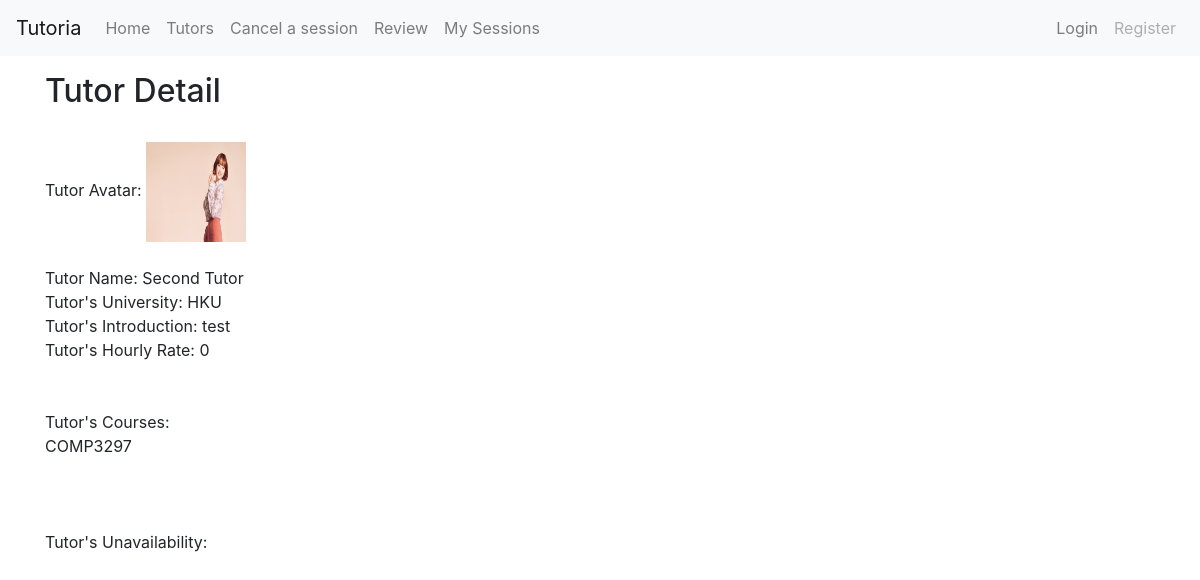
/tutors/4/, run on the app's committed database.
### tutors/models.py (models this page shows, shortened)
class Tutor(models.Model):
    tutor = models.OneToOneField(User, on_delete=models.CASCADE) #extends User class
    privateTutor = models.BooleanField(default=False)
    timePerSlot = models.PositiveIntegerField(default=60)
    university = models.CharField(max_length=50, blank=True)
    phoneNumber = models.CharField(max_length=8, blank=True)
    avatar = models.ImageField(upload_to=user_directory_path)
    introduction = models.TextField(max_length=100, blank=True)
    hourlyRate = models.PositiveIntegerField(default=0)
    wallet = models.PositiveIntegerField(default=0)
    rating = models.PositiveIntegerField(default=0)
    rate_time = models.PositiveIntegerField(default=0)
    courseTaught = models.ManyToManyField(Course)
    tags = models.ManyToManyField(Tag)

class Course(models.Model):
    course_code = models.CharField(max_length=8, blank=True)
    course_name = models.CharField(max_length=20, blank=True)
    def __str__(self):
        return self.course_code

### tutors/views.py (the view)
# urls.py: url(r'^(?P<pk>[0-9]+)/$', views.ShowOneTutor.as_view(), name='tutor_detail')
class ShowOneTutor(generic.DetailView):
    model = Tutor
    template_name = 'viewOneTutor.html'
    def get_context_data(self, **kwargs):
        context = super(ShowOneTutor, self).get_context_data(**kwargs)
        context['unavailability_list'] = NotAvailableSlot.objects.all()
        return context

### tutors/templates/viewOneTutor.html (shortened to what this page needs)
{% extends 'base.html' %}
{% block content %}
<h2>Tutor Detail</h2><br>
Tutor Avatar: <img src="{{ MEDIA_URL }}{{ object.avatar }}" height="100" width="100" alt="Tutor Avatar"> <br><br>
Tutor Name: {{ object.tutor.first_name }} {{ object.tutor.last_name }} <br>
Tutor's University: {{ object.university }} <br>
Tutor's Introduction: {{ object.introduction }} <br>
Tutor's Hourly Rate: {{ object.hourlyRate }} <br>
<br><br>
Tutor's Courses: <br>
{% for course in object.courseTaught.all %}
{{ course }} <br>
{% endfor %}
<br><br><br>
Tutor's Unavailability: <br>
{% endblock %}

### data on the page
Tutor: avatar (picture), tutor.first_name "Second", tutor.last_name "Tutor", university "HKU", introduction "test", hourlyRate "0"
Course: course_code "COMP3297"
